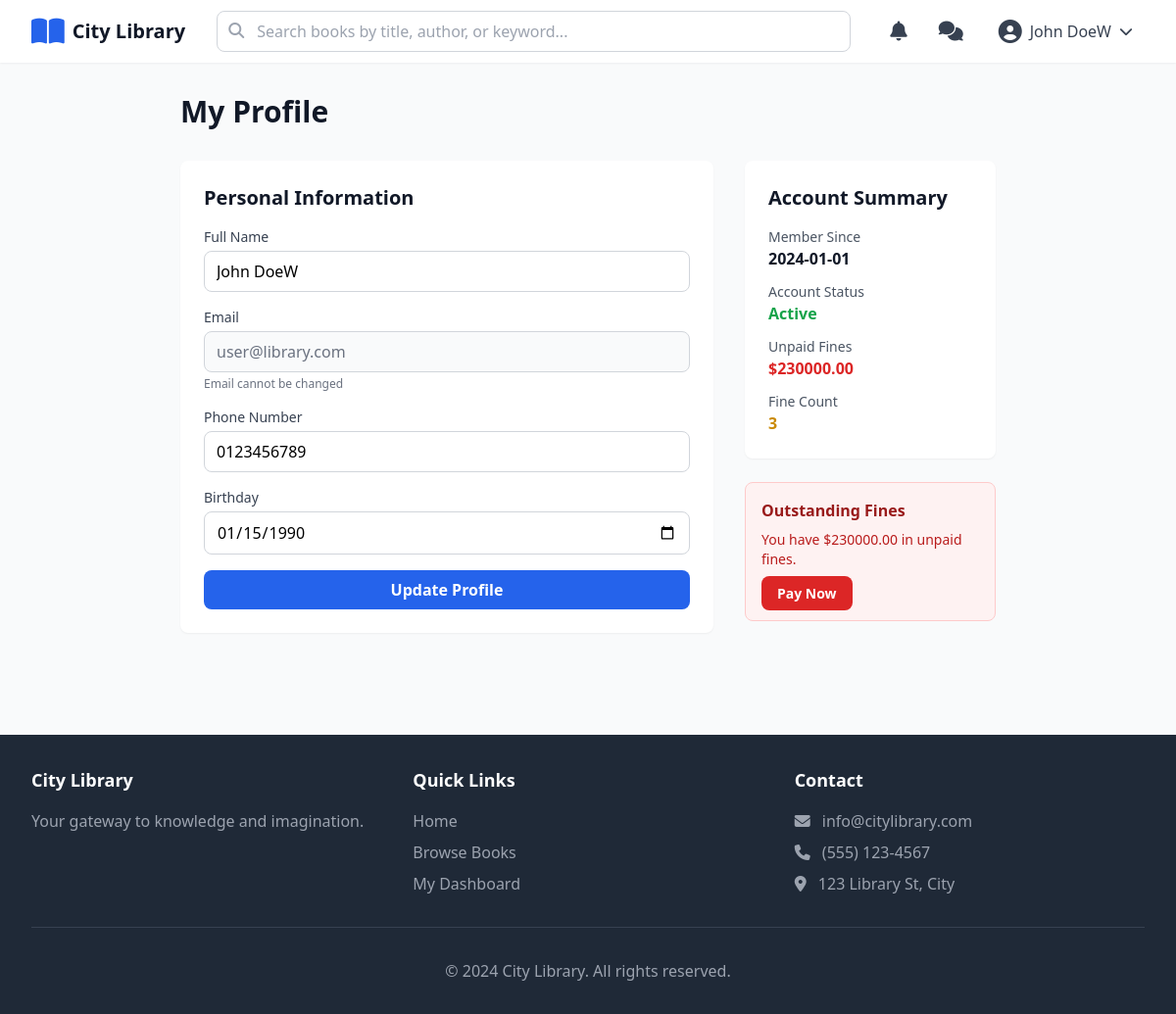
The app's page /user/profile (signed in), older data.
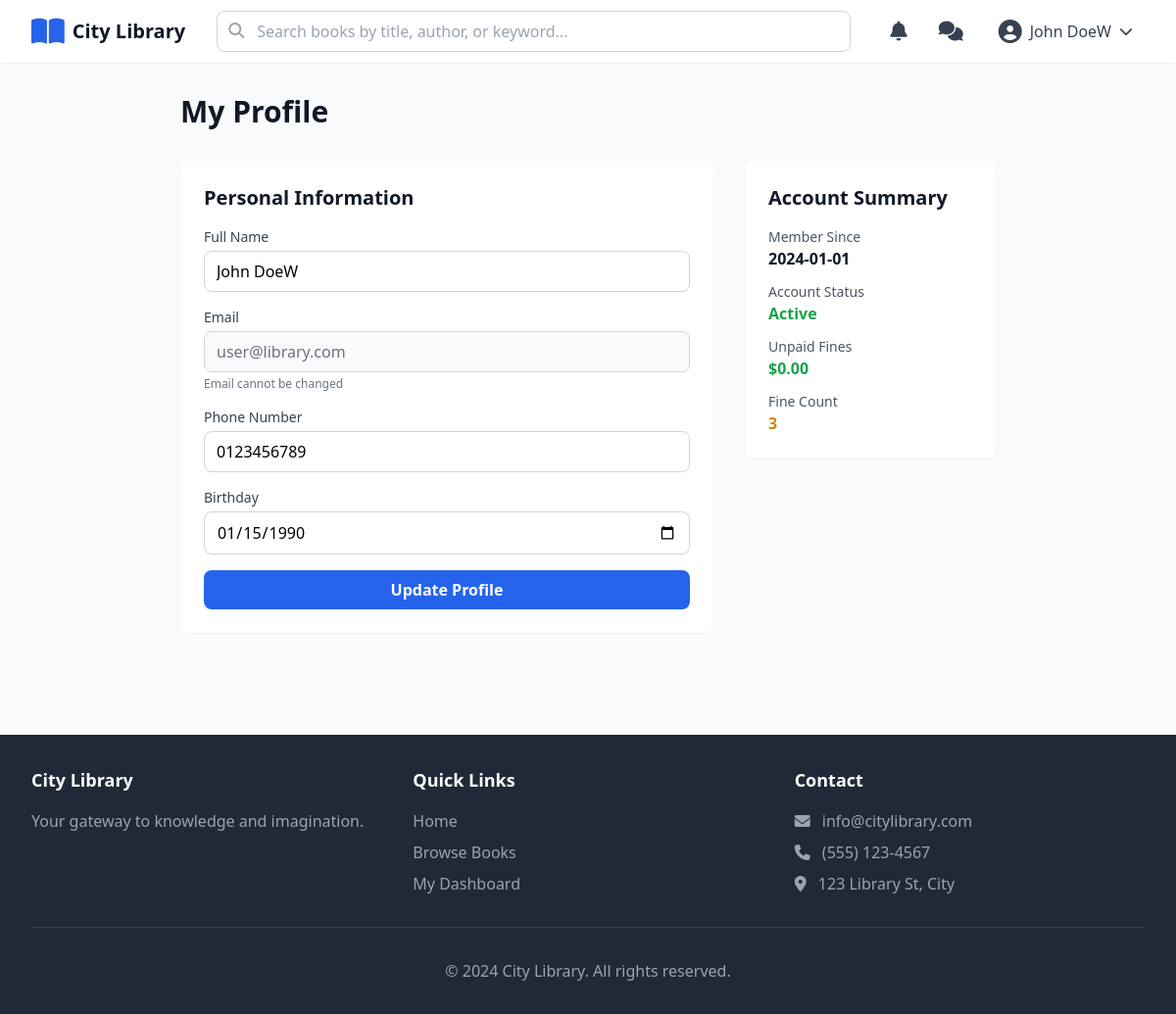
The same page, newer data.
### tables this page shows
CREATE TABLE users (
            id TEXT PRIMARY KEY,
            email TEXT UNIQUE NOT NULL,
            password TEXT NOT NULL,
            name TEXT NOT NULL,
            phone TEXT NOT NULL,
            birthday TEXT,
            role TEXT NOT NULL DEFAULT 'user',
            member_since TEXT NOT NULL,
            is_locked INTEGER DEFAULT 0,
            fines REAL DEFAULT 0.0,
            violations INTEGER DEFAULT 0,
            favorites TEXT DEFAULT '[]'
        );

### routes/user_routes.py (the view)
@user_bp.route('/profile', methods=['GET', 'POST'])
@login_required
def profile():
    user = User.get_by_id(session['user_id'])
    if request.method == 'POST':
        name = request.form.get('name')
        phone = request.form.get('phone')
        birthday = request.form.get('birthday')
        success, message = user.update(name, phone, birthday)
        flash(message, 'success' if success else 'error')
    return render_template('pages/user/profile.html', user=user)

### models/chat_message.py (called while the page is built)
    @staticmethod
    def get_unread_count(user_id: str) -> int:
        db = get_db()
        row = db.execute('''
            SELECT COUNT(*) as count FROM chat_messages
            WHERE receiver_id = ? AND is_read = 0
        ''', (user_id,)).fetchone()
        return row['count']

### models/database.py (called while the page is built)
def get_db() -> sqlite3.Connection:
    if 'db' not in g:
        os.makedirs(os.path.dirname(Config.DATABASE_PATH), exist_ok=True)
        g.db = sqlite3.connect(
            Config.DATABASE_PATH,
            detect_types=sqlite3.PARSE_DECLTYPES
        )
        g.db.row_factory = sqlite3.Row
    return g.db

### models/notification.py (called while the page is built)
    @staticmethod
    def get_unread_count(user_id: str) -> int:
        db = get_db()
        row = db.execute('''
            SELECT COUNT(*) as count FROM notifications
            WHERE user_id = ? AND is_read = 0
        ''', (user_id,)).fetchone()
        return row['count']

### models/user.py (called while the page is built)
def get_user_by_role(row_data: dict) -> User:
    role = row_data.get('role', 'user')
    if role == 'admin':
        Admin = _get_admin_class()
        return Admin(**row_data)
    elif role == 'staff':
        Staff = _get_staff_class()
        return Staff(**row_data)
    else:
        return User(**row_data)

    @staticmethod
    def get_user_or_guest(user_id: Optional[str]) -> 'User':
        if not user_id:
            return Guest()
        user = User.get_by_id(user_id)
        return user if user else Guest()

    @staticmethod
    def get_by_id(user_id: str) -> Optional['User']:
        db = get_db()
        row = db.execute(
            'SELECT * FROM users WHERE id = ?',
            (user_id,)
        ).fetchone()
        if not row:
            return None
        return get_user_by_role(dict(row))

### templates/pages/user/profile.html (shortened to what this page needs)
{% extends "layout.html" %}
{% block content %}
<div class="max-w-4xl mx-auto px-4 sm:px-6 lg:px-8 py-8">
    <h1 class="text-3xl font-bold text-gray-900 mb-8">My Profile</h1>
    <div class="grid grid-cols-1 md:grid-cols-3 gap-8">
        <div class="md:col-span-2">
            <div class="bg-white rounded-lg shadow-sm p-6 mb-6">
                <h2 class="text-xl font-semibold text-gray-900 mb-4">Personal Information</h2>
                <form method="POST" action="{{ url_for('user.profile') }}">
                    <div class="space-y-4">
                        <div>
                            <label class="block text-sm font-medium text-gray-700 mb-1">Full Name</label>
                            <input
                                type="text"
                                name="name"
                                value="{{ user.name }}"
                                class="w-full px-3 py-2 border border-gray-300 rounded-lg focus:outline-none focus:ring-2 focus:ring-blue-500"
                            />
                        </div>
                        <div>
                            <label class="block text-sm font-medium text-gray-700 mb-1">Email</label>
                            <input
                                type="email"
                                value="{{ user.email }}"
                                disabled
                                class="w-full px-3 py-2 border border-gray-300 rounded-lg bg-gray-50 text-gray-500"
                            />
                            <p class="text-xs text-gray-500 mt-1">Email cannot be changed</p>
                        </div>
                        <div>
                            <label class="block text-sm font-medium text-gray-700 mb-1">Phone Number</label>
                            <input
                                type="tel"
                                name="phone"
                                value="{{ user.phone }}"
                                class="w-full px-3 py-2 border border-gray-300 rounded-lg focus:outline-none focus:ring-2 focus:ring-blue-500"
                            />
                        </div>
                        <div>
                            <label class="block text-sm font-medium text-gray-700 mb-1">Birthday</label>
                            <input
                                type="date"
                                name="birthday"
                                value="{{ user.birthday }}"
                                class="w-full px-3 py-2 border border-gray-300 rounded-lg focus:outline-none focus:ring-2 focus:ring-blue-500"
                            />
                        </div>
                        <button type="submit" class="w-full py-2 bg-blue-600 text-white rounded-lg hover:bg-blue-700 font-semibold">
                            Update Profile
                        </button>
                    </div>
                </form>
            </div>
        </div>
        <div>
            <div class="bg-white rounded-lg shadow-sm p-6 mb-6">
                <h2 class="text-xl font-semibold text-gray-900 mb-4">Account Summary</h2>
                <dl class="space-y-3">
                    <div>
                        <dt class="text-sm text-gray-600">Member Since</dt>
                        <dd class="font-semibold text-gray-900">{{ user.member_since }}</dd>
                    </div>
                    <div>
                        <dt class="text-sm text-gray-600">Account Status</dt>
                        <dd class="font-semibold {% if user.is_locked %}text-red-600{% else %}text-green-600{% endif %}">
                            {% if user.is_locked %}Locked{% else %}Active{% endif %}
                        </dd>
                    </div>
                    <div>
                        <dt class="text-sm text-gray-600">Unpaid Fines</dt>
                        <dd class="font-semibold {% if user.fines > 0 %}text-red-600{% else %}text-green-600{% endif %}">
                            ${{ "%.2f"|format(user.fines) }}
                        </dd>
                    </div>
                    <div>
                        <dt class="text-sm text-gray-600">Fine Count</dt>
                        <dd class="font-semibold {% if user.violations > 0 %}text-yellow-600{% else %}text-green-600{% endif %}">
                            {{ user.violations }}
                        </dd>
                    </div>
                </dl>
            </div>
            {% if user.fines > 0 %}
            <div class="bg-red-50 border border-red-200 rounded-lg p-4">
                <h3 class="font-semibold text-red-800 mb-2">Outstanding Fines</h3>
                <p class="text-sm text-red-700 mb-3">
                    You have ${{ "%.2f"|format(user.fines) }} in unpaid fines.
                </p>
                <a href="{{ url_for('user.dashboard') }}" class="w-full px-4 py-2 bg-red-600 text-white rounded-lg hover:bg-red-700 text-sm font-semibold">
                    Pay Now
                </a>
            </div>
            {% endif %}
        </div>
    </div>
</div>
{% endblock %}

### templates/layout.html (shortened to what this page needs)
<!DOCTYPE html>
<html lang="en">
<head>
    <script src="https://cdn.tailwindcss.com"></script>
    <link rel="stylesheet" href="https://cdnjs.cloudflare.com/ajax/libs/font-awesome/6.4.0/css/all.min.css">
    <link rel="stylesheet" href="{{ url_for('static', filename='css/custom.css') }}">
</head>
<body class="min-h-screen flex flex-col bg-gray-50">
    <header class="bg-white shadow-sm sticky top-0 z-50">
        <div class="max-w-7xl mx-auto px-4 sm:px-6 lg:px-8">
            <div class="flex items-center justify-between h-16">
                <a href="{{ url_for('main.home') }}" class="flex items-center gap-2">
                    <i class="fas fa-book-open text-3xl text-blue-600"></i>
                    <span class="text-xl font-semibold text-gray-900">City Library</span>
                </a>
                <form action="{{ url_for('main.search') }}" method="GET" class="hidden md:flex flex-1 max-w-2xl mx-8">
                    <div class="relative w-full">
                        <input
                            type="text"
                            name="q"
                            placeholder="Search books by title, author, or keyword..."
                            class="w-full px-4 py-2 pl-10 border border-gray-300 rounded-lg focus:outline-none focus:ring-2 focus:ring-blue-500"
                        />
                        <i class="fas fa-search absolute left-3 top-3 text-gray-400"></i>
                    </div>
                </form>
                <div class="hidden md:flex items-center gap-4">
                    {% if not current_user %}
                        <a href="{{ url_for('auth.login') }}" class="px-4 py-2 text-gray-700 hover:text-blue-600">
                            Login
                        </a>
                        <a href="{{ url_for('auth.register') }}" class="px-4 py-2 bg-blue-600 text-white rounded-lg hover:bg-blue-700">
                            Register
                        </a>
                    {% else %}
                        {% if current_user.role == 'user' %}
                            <a href="{{ url_for('user.notifications') }}" class="p-2 text-gray-700 hover:text-blue-600">
                                <i class="fas fa-bell text-xl"></i>
                            </a>
                            <button onclick="openChatWindow()" class="relative p-2 text-gray-700 hover:text-blue-600">
                                <i class="fas fa-comments text-xl"></i>
                            </button>
                        {% endif %}
                        <div class="relative" id="userDropdown">
                            <button onclick="toggleUserDropdown()" class="flex items-center gap-2 px-3 py-2 text-gray-700 hover:text-blue-600">
                                <i class="fas fa-user-circle text-2xl"></i>
                                <span>{{ current_user.name }}</span>
                                <i class="fas fa-chevron-down text-sm"></i>
                            </button>
                        </div>
                    {% endif %}
                </div>
            </div>
        </div>
    </header>
    <main class="flex-1">
        {% block content %}{% endblock %}
    </main>
    <footer class="bg-gray-800 text-white mt-12">
        <div class="max-w-7xl mx-auto px-4 sm:px-6 lg:px-8 py-8">
            <div class="grid grid-cols-1 md:grid-cols-3 gap-8">
                <div>
                    <h3 class="text-lg font-semibold mb-4">City Library</h3>
                    <p class="text-gray-400">Your gateway to knowledge and imagination.</p>
                </div>
                <div>
                    <h3 class="text-lg font-semibold mb-4">Quick Links</h3>
                    <ul class="space-y-2 text-gray-400">
                        <li><a href="{{ url_for('main.home') }}" class="hover:text-white">Home</a></li>
                        <li><a href="{{ url_for('main.search') }}" class="hover:text-white">Browse Books</a></li>
                        {% if current_user %}
                        <li><a href="{{ url_for('user.dashboard') }}" class="hover:text-white">My Dashboard</a></li>
                        {% endif %}
                    </ul>
                </div>
                <div>
                    <h3 class="text-lg font-semibold mb-4">Contact</h3>
                    <ul class="space-y-2 text-gray-400">
                        <li><i class="fas fa-envelope mr-2"></i> info@citylibrary.com</li>
                        <li><i class="fas fa-phone mr-2"></i> (555) 123-4567</li>
                        <li><i class="fas fa-map-marker-alt mr-2"></i> 123 Library St, City</li>
                    </ul>
                </div>
            </div>
            <div class="border-t border-gray-700 mt-8 pt-8 text-center text-gray-400">
                <p>&copy; 2024 City Library. All rights reserved.</p>
            </div>
        </div>
    </footer>
</body>
</html>

### static/css/custom.css (style rules this page uses)
* { transition: all 0.2s ease-in-out; }

Row changes from the older to the newer data that the page shows:
changed users "John DoeW": fines "230000.00" → "0.00"; fines "230000.00" → (not shown)
Text that changed along with them:
text no longer shown: "Outstanding Fines You have $ in unpaid fines. Pay Now"
